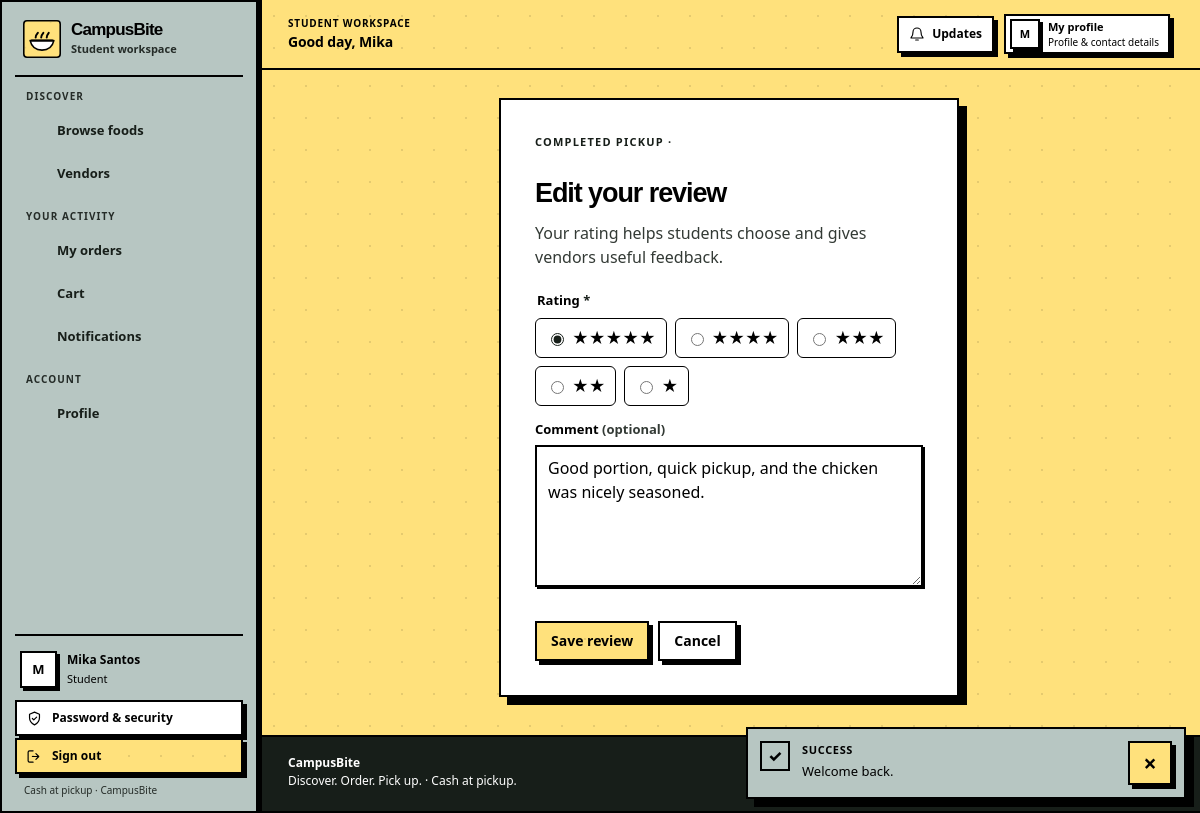
/index.php?r=reviews.edit&id=1 (signed in), run on the app's committed database.
### tables this page shows
CREATE TABLE IF NOT EXISTS system_settings (
  setting_key VARCHAR(100) NOT NULL,
  setting_value TEXT NOT NULL,
  updated_by INT UNSIGNED NULL,
  updated_at DATETIME NOT NULL DEFAULT CURRENT_TIMESTAMP ON UPDATE CURRENT_TIMESTAMP,
  PRIMARY KEY (setting_key),
  CONSTRAINT fk_settings_updater FOREIGN KEY (updated_by) REFERENCES users(id) ON DELETE SET NULL
);

CREATE TABLE IF NOT EXISTS users (
  id INT UNSIGNED NOT NULL AUTO_INCREMENT,
  role_id TINYINT UNSIGNED NOT NULL,
  full_name VARCHAR(120) NOT NULL,
  email VARCHAR(190) NOT NULL,
  password_hash VARCHAR(255) NOT NULL,
  phone VARCHAR(30) NULL,
  status ENUM('PENDING','ACTIVE','SUSPENDED') NOT NULL DEFAULT 'ACTIVE',
  last_login_at DATETIME NULL,
  created_at DATETIME NOT NULL DEFAULT CURRENT_TIMESTAMP,
  updated_at DATETIME NOT NULL DEFAULT CURRENT_TIMESTAMP ON UPDATE CURRENT_TIMESTAMP,
  PRIMARY KEY (id),
  UNIQUE KEY uq_users_email (email),
  KEY idx_users_role_status (role_id, status),
  CONSTRAINT fk_users_role FOREIGN KEY (role_id) REFERENCES roles(id) ON DELETE RESTRICT
);

CREATE TABLE IF NOT EXISTS roles (
  id TINYINT UNSIGNED NOT NULL AUTO_INCREMENT,
  name VARCHAR(30) NOT NULL,
  display_name VARCHAR(60) NOT NULL,
  PRIMARY KEY (id),
  UNIQUE KEY uq_roles_name (name)
);

CREATE TABLE IF NOT EXISTS reviews (
  id BIGINT UNSIGNED NOT NULL AUTO_INCREMENT,
  user_id INT UNSIGNED NOT NULL,
  food_id INT UNSIGNED NOT NULL,
  order_id BIGINT UNSIGNED NOT NULL,
  order_item_id BIGINT UNSIGNED NOT NULL,
  rating TINYINT UNSIGNED NOT NULL,
  comment VARCHAR(1000) NULL,
  status ENUM('PUBLISHED','PENDING','HIDDEN') NOT NULL DEFAULT 'PUBLISHED',
  vendor_response VARCHAR(1000) NULL,
  vendor_responded_at DATETIME NULL,
  created_at DATETIME NOT NULL DEFAULT CURRENT_TIMESTAMP,
  updated_at DATETIME NOT NULL DEFAULT CURRENT_TIMESTAMP ON UPDATE CURRENT_TIMESTAMP,
  PRIMARY KEY (id),
  UNIQUE KEY uq_review_order_item (order_item_id),
  KEY idx_reviews_food_status (food_id, status, created_at),
  KEY idx_reviews_user (user_id, created_at),
  CONSTRAINT fk_reviews_user FOREIGN KEY (user_id) REFERENCES users(id) ON DELETE RESTRICT,
  CONSTRAINT fk_reviews_food FOREIGN KEY (food_id) REFERENCES foods(id) ON DELETE RESTRICT,
  CONSTRAINT fk_reviews_order FOREIGN KEY (order_id) REFERENCES orders(id) ON DELETE CASCADE,
  CONSTRAINT fk_reviews_order_item FOREIGN KEY (order_item_id) REFERENCES order_items(id) ON DELETE CASCADE
);

### views/student/review-form.php (the view, shortened to what the rows shown need)
<section class="form-card narrow" aria-labelledby="review-title">
  <?php $reviewItemId = (int) ($item['id'] ?? 0); $reviewSaveParams = ['item_id' => $reviewItemId]; if (!empty($review)) $reviewSaveParams['review_id'] = (int) $review['id']; ?>
  <h1 id="review-title"><?= !empty($review) ? 'Edit your review' : 'Review ' . h($item['food_name']) ?></h1>
  <form method="post" action="<?= h(app_url('reviews.save', $reviewSaveParams)) ?>" class="stack" data-submit-feedback>
    <fieldset class="rating-field"><legend class="field-label">Rating <span class="required">*</span></legend><div class="rating-options">
      <?php for ($star=5; $star>=1; $star--): ?><label><input type="radio" name="rating" value="<?= $star ?>"<?= (int) ($review['rating'] ?? 5) === $star ? ' checked' : '' ?> required><span aria-hidden="true"><?= str_repeat('★', $star) ?></span><span class="sr-only"><?= $star ?> <?= $star === 1 ? 'star' : 'stars' ?></span></label><?php endfor; ?>
    </div></fieldset>
    <div class="form-field"><label for="comment">Comment <span class="muted">(optional)</span></label><textarea id="comment" name="comment" maxlength="1000" rows="5" placeholder="Share a useful detail about the food or pickup."><?= h($review['comment'] ?? '') ?></textarea></div>
  </form>
</section>

### views/layouts/header.php (shortened to what the rows shown need)
<?php
$user = current_user();
$currentRoute = (string) ($_GET['r'] ?? 'home');
$vendorContext = $user && $user['role'] === 'VENDOR' ? current_vendor() : null;
$unreadCount = 0;
$cartCount = 0;
if ($user) {
    try {
        $notificationState = db_one('SELECT COALESCE(SUM(read_at IS NULL),0) AS unread_count, COALESCE(MAX(id),0) AS latest_id FROM notifications WHERE user_id=?', 'i', [(int) $user['id']]);
        $unreadCount = (int) ($notificationState['unread_count'] ?? 0);
        if ($user['role'] === 'STUDENT') $cartCount = (int) (db_one('SELECT COALESCE(SUM(quantity),0) AS n FROM cart_items WHERE user_id=?', 'i', [(int) $user['id']])['n'] ?? 0);
    } catch (Throwable $e) { $unreadCount = 0; $cartCount = 0; $notificationCursor = 0; }
}
$workspaceMode = $user && in_array($user['role'], ['STUDENT', 'VENDOR', 'ADMIN'], true);
$bodyClasses = $workspaceMode ? 'workspace-body' . ($user['role'] === 'STUDENT' ? ' student-workspace-body' : '') : '';
$workspaceRoleLabel = match ($user['role'] ?? '') {
    'ADMIN' => 'Administrator',
    'VENDOR' => 'Vendor',
    'STUDENT' => 'Student',
    default => 'Account',
};
$userName = trim((string) ($user['full_name'] ?? ''));
$userFirstName = $userName !== '' ? (explode(' ', $userName)[0] ?? $userName) : 'there';
$userInitial = strtoupper(mb_substr($userFirstName, 0, 1, 'UTF-8'));
$profileImageUrl = $user && !empty($user['profile_media_id']) ? app_url('media.view', ['id' => (int) $user['profile_media_id']]) : null;
$workspaceNavGroups = [];
if (!$workspaceMode) {
    $nav = [['foods','Foods'],['vendors','Vendors'],['content&page=help','How it works']];
} elseif ($user['role'] === 'STUDENT') {
    $workspaceNavGroups = [
        ['label' => 'Discover', 'items' => [
            ['route' => 'foods', 'label' => 'Browse foods', 'icon' => 'search', 'active' => ['foods', 'food']],
            ['route' => 'vendors', 'label' => 'Vendors', 'icon' => 'store', 'active' => ['vendors', 'vendor']],
        ]],
        ['label' => 'Your activity', 'items' => [
            ['route' => 'my.orders', 'label' => 'My orders', 'icon' => 'receipt', 'active' => ['my.orders', 'my.order', 'my.order.cancel']],
            ['route' => 'cart', 'label' => 'Cart', 'icon' => 'cart', 'active' => ['cart', 'cart.add', 'cart.update', 'cart.remove', 'checkout', 'order.place'], 'badge' => $cartCount, 'badge_label' => 'items in cart'],
            ['route' => 'notifications', 'label' => 'Notifications', 'icon' => 'bell', 'badge' => $unreadCount, 'badge_label' => 'unread notifications'],
        ]],
        ['label' => 'Account', 'items' => [
            ['route' => 'profile', 'label' => 'Profile', 'icon' => 'person', 'active' => ['profile', 'profile.save']],
        ]],
    ];
}
?>
<!doctype html>
<html lang="en">
<head>
  <title><?= h(($title ?? 'Discover campus food') . ' · ' . site_name()) ?></title>
  <link rel="stylesheet" href="https://api.fontshare.com/v2/css?f[]=cabinet-grotesk@400,500,700,800&amp;display=swap">
  <link rel="stylesheet" href="https://api.fontshare.com/v2/css?f[]=satoshi@400,500,700&amp;display=swap">
  <link rel="stylesheet" href="<?= h(APP_BASE) ?>/assets/css/app.css">
</head>
<body<?= $bodyClasses !== '' ? ' class="' . h($bodyClasses) . '"' : '' ?>>
<?php if ($workspaceMode): ?>
<div class="workspace-shell" data-workspace-layout>
  <?php require APP_ROOT . '/views/layouts/sidebar.php'; ?>
  <div class="workspace-main">
    <header class="workspace-topbar">
      <div class="workspace-topbar-leading">
        <div class="workspace-greeting">
          <span class="workspace-topbar-kicker"><?= h($workspaceRoleLabel) ?> workspace</span>
          <strong>Good day, <?= h($userFirstName) ?></strong>
        </div>
      </div>
      <div class="workspace-topbar-actions">
        <a class="workspace-updates" href="<?= h(app_url('notifications')) ?>" aria-label="Notifications<?= $unreadCount ? ', ' . (int) $unreadCount . ' unread' : '' ?>" data-live-unread-link data-live-label="Notifications" data-live-badge-class="workspace-topbar-badge">
          <svg viewBox="0 0 24 24" aria-hidden="true" focusable="false"><path d="M18 9a6 6 0 0 0-12 0c0 7-3 7-3 9h18c0-2-3-2-3-9M10 21h4"/></svg>
          <span>Updates</span><?php if ($unreadCount): ?><span class="workspace-topbar-badge" data-live-unread-badge aria-hidden="true"><?= (int) $unreadCount ?></span><?php endif; ?>
        </a>
        <a class="workspace-topbar-account" href="<?= h(app_url('profile')) ?>" aria-label="My profile">
          <span class="workspace-avatar workspace-avatar-small" aria-hidden="true"><?php if ($profileImageUrl): ?><img src="<?= h($profileImageUrl) ?>" alt=""><?php else: ?><?= h($userInitial) ?><?php endif; ?></span>
          <span class="workspace-topbar-account-label">My profile<small>Profile &amp; contact details</small></span>
        </a>
      </div>
    </header>
    <main class="site-main workspace-site-main" id="main-content">
      <div class="workspace-content">
<?php endif; ?>

### views/layouts/sidebar.php (shortened to what the rows shown need)
<aside class="workspace-sidebar" id="workspace-sidebar" aria-label="CampusBite workspace">
  <div class="workspace-sidebar-brand">
    <a class="workspace-brand" href="<?= h(app_url($user['role'] === 'ADMIN' ? 'admin.dashboard' : ($user['role'] === 'VENDOR' ? 'vendor.dashboard' : 'home'))) ?>" aria-label="<?= h(site_name()) ?> workspace home">
      <img src="<?= h(APP_BASE) ?>/assets/icons/campusbite.svg" width="38" height="38" alt="">
      <span class="workspace-brand-copy"><strong><?= h(site_name()) ?></strong><small><?= h($workspaceRoleLabel) ?> workspace</small></span>
    </a>
  </div>
  <nav class="workspace-navigation" aria-label="Workspace navigation">
    <?php foreach ($workspaceNavGroups as $group): ?>
      <div class="workspace-nav-group">
        <p class="workspace-nav-label"><?= h($group['label']) ?></p>
        <ul>
          <?php foreach ($group['items'] as $item):
            $activeRoutes = $item['active'] ?? [$item['route']];
            $isCurrent = in_array($currentRoute, $activeRoutes, true);
            $badgeCount = (int) ($item['badge'] ?? 0);
          ?>
            <li>
              <a class="workspace-nav-link<?= $isCurrent ? ' is-current' : '' ?>" href="<?= h(app_url($item['route'])) ?>"<?php if ($item['route'] === 'notifications'): ?> data-live-unread-link data-live-label="Notifications" data-live-badge-class="workspace-nav-badge" aria-label="Notifications<?= $badgeCount ? ', ' . $badgeCount . ' unread' : '' ?>"<?php endif; ?><?= $isCurrent ? ' aria-current="page"' : '' ?>>
                <svg class="workspace-nav-icon" viewBox="0 0 24 24" aria-hidden="true" focusable="false"><g fill="none" stroke="currentColor" stroke-width="1.7" stroke-linecap="round" stroke-linejoin="round"><?= $workspaceIcons[$item['icon']] ?? $workspaceIcons['grid'] ?></g></svg>
                <span class="workspace-nav-text"><?= h($item['label']) ?></span>
              </a>
            </li>
          <?php endforeach; ?>
        </ul>
      </div>
    <?php endforeach; ?>
  </nav>
  <div class="workspace-sidebar-footer">
    <div class="workspace-sidebar-user">
      <span class="workspace-avatar" aria-hidden="true"><?php if ($profileImageUrl): ?><img src="<?= h($profileImageUrl) ?>" alt=""><?php else: ?><?= h($userInitial) ?><?php endif; ?></span>
      <span class="workspace-sidebar-user-copy"><strong><?= h($userName ?: 'CampusBite user') ?></strong><small><?= h($workspaceRoleLabel) ?></small></span>
    </div>
    <a class="workspace-sidebar-security" href="<?= h(app_url('account.password')) ?>">
      <svg viewBox="0 0 24 24" aria-hidden="true" focusable="false"><path d="M12 3 19 6v5c0 4.6-2.9 8-7 10-4.1-2-7-5.4-7-10V6l7-3Z"/><path d="m9 12 2 2 4-4"/></svg>
      <span>Password &amp; security</span>
    </a>
    <form class="workspace-signout-form" method="post" action="<?= h(app_url('auth.logout')) ?>">
      <button class="workspace-signout" type="submit">
        <svg viewBox="0 0 24 24" aria-hidden="true" focusable="false"><path d="M10 4H5a2 2 0 0 0-2 2v12a2 2 0 0 0 2 2h5M14 16l4-4-4-4M18 12H9"/></svg>
        <span>Sign out</span>
      </button>
    </form>
    <p class="workspace-sidebar-footnote">Cash at pickup · CampusBite</p>
  </div>
</aside>

### views/layouts/footer.php (shortened to what the rows shown need)
      </div>
    </main>
    <footer class="site-footer<?= $workspaceMode ? ' workspace-footer' : '' ?>">
      <div class="container footer-inner">
        <div><strong><?= h(site_name()) ?></strong><br><span>Discover. Order. Pick up. · Cash at pickup.</span></div>
      </div>
    </footer>
<?php if ($workspaceMode): ?>
  </div>
</div>
<?php endif; ?>
</body>
</html>

### data on the page
system_settings: setting_value "CampusBite"
users: role.name "Student", full_name "M", full_name "Mika Santos", role.name "STUDENT", full_name "Mika"
reviews: rating "☑ ★★★★★ 5 stars", rating "☐ ★★★★ 4 stars", rating "☐ ★★★ 3 stars", rating "☐ ★★ 2 stars", rating "☐ ★ 1 star", comment "Good portion, quick pickup, and the chicken was nicely seasoned."

### other printed values
$group['label'] "DISCOVER"
$item['label'] "Browse foods"
$item['label'] "Vendors"
$group['label'] "YOUR ACTIVITY"
$item['label'] "My orders"
$item['label'] "Cart"
$item['label'] "Notifications"
$group['label'] "ACCOUNT"
$item['label'] "Profile"
$toastLabel "SUCCESS"
$flash['message'] "Welcome back."
str_repeat('★', $star) "★★★★★"
str_repeat('★', $star) "★★★★"
str_repeat('★', $star) "★★★"
str_repeat('★', $star) "★★"
